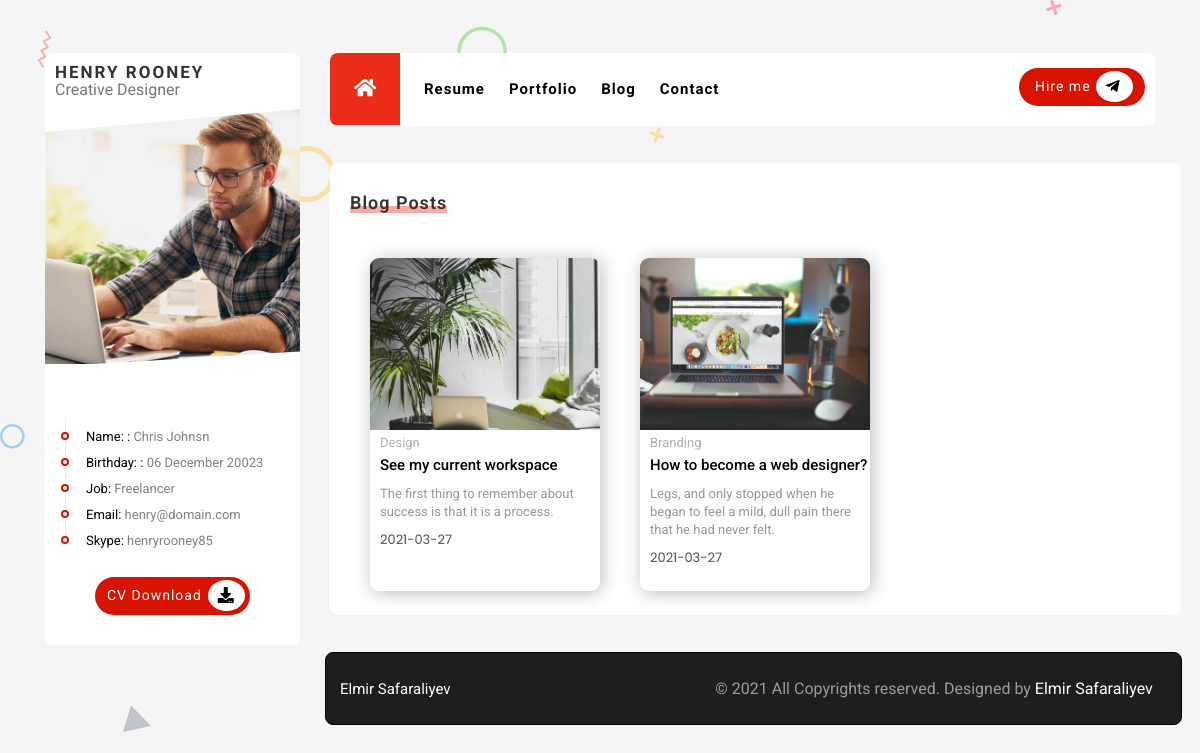
/blog, run on an earlier commit of the app's database.
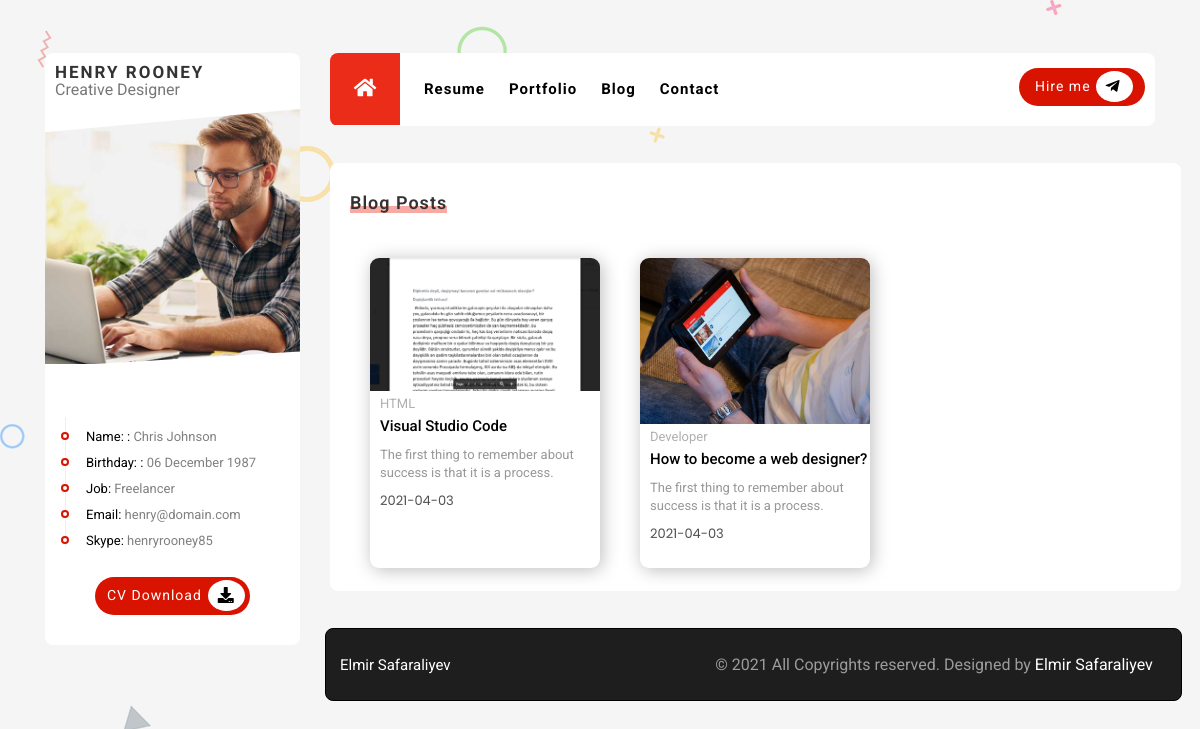
And on a later commit of the database.
### PROJECT/data.py (models this page shows)
class Profile(db.Model):
    __tablename__='Profile'
    id=db.Column(db.Integer,primary_key=True)
    infoheader=db.Column(db.String(120))
    informatio=db.Column(db.String(120))

class BlogPost(db.Model):
    __tablename__="BlogPost"
    id=db.Column(db.Integer,primary_key=True)
    url=db.Column(db.String(50))
    title=db.Column(db.String(50))
    subtitle=db.Column(db.String(50))
    img=db.Column(db.String(120))
    date=db.Column(db.Date)
    tag=db.Column(db.String(120))
    content=db.Column(db.Text)
    catagory_post=db.Column(db.Integer, db.ForeignKey('Catagory.id'))
    post_comment=db.relationship('Comments', backref='BlogPost', lazy=True)

class Catagory(db.Model):
    __tablename__="Catagory"
    id=db.Column(db.Integer,primary_key=True)
    name=db.Column(db.String(50))
    post_catagory=db.relationship('BlogPost', backref='catagory', lazy=True)

### PROJECT/mainroutes.py (the view)
@app.route('/blog')
def resume():
    blogpost=BlogPost.query.all()
    catagory=Catagory.query.all()
    profile=Profile.query.all()
    profileimg=Profileim.query.all()
    return render_template('app/blogpage.html', blogpost=blogpost, catagory=catagory, profile=profile, profileimg=profileimg)

### PROJECT/templates/app/blogpage.html (shortened to what this page needs)
{% extends "app/base.html" %}
{% block profile %}
<div class="profile">
  <div class="profile-name">
    <span class="name">
      HENRY ROONEY
    </span>
    <span class="job">
      Creative Designer
    </span>
  </div>
  <div class="profile-image">
    <img src="../../static/uploads/profile.jpg">
  </div>
  <div class="profile-info">
    <ul class="profileinfolist">
      {% for profile in profile %}
      <li class="profileinfoitem">
        <p>
          <span>{{profile.infoheader}}:</span>
          {{profile.informatio}}
        </p>
      </li>
      {% endfor %}
    </ul>
  </div>
  <div class="cvbutton">
    <div class="cvbuttonbox">
      <a class="cvdownload" href="">CV Download</a>
      <div class="downloadiconbox">
        <i class="fas fa-download dwiconbox"></i>
      </div>
    </div>
  </div>
</div>
{% endblock %}
{% block pages %}
<section class="blog" id="menu4" >
    <div class="divblog">
      <div class="blogheader">
        <span></span>
        <h1>Blog Posts</h1>
      </div>
      <div class="blogboxes">
        {% for blogpost in blogpost %}
        <a href="/blogpost/{{blogpost.url}}">
          <div class="blogbox">
            <img src="static/uploads/{{blogpost.img}}" alt="">
            <span class="blogcatagory">{{blogpost.catagory.name}}</span>
            <h1>{{blogpost.title}}</h1>
            <p>{{blogpost.subtitle}}</p>
            <span class="blogdate">{{blogpost.date}}</span>
          </div>
        </a>
        {% endfor %}
      </div>
    </div>
  </section>
{% endblock %}

### PROJECT/templates/app/base.html (shortened to what this page needs)
<!DOCTYPE html>
<html lang="en">
<head>
  <link rel="stylesheet" href="static/app/css/style.css">
  <link rel="stylesheet" href="static/app/css/grid.css">
  <link rel="stylesheet" href="static/app/css/resume.css">
  <link rel="stylesheet" href="static/app/css/contact.css">
  <link rel="stylesheet" href="static/app/css/portfolio.css">
  <link rel="stylesheet" href="static/app/css/grid2.css">
  <link rel="stylesheet" href="static/app/css/blog.css">
  <link rel="stylesheet" href="https://use.fontawesome.com/releases/v5.0.13/css/all.css"
>
  <link rel="stylesheet" href="https://cdnjs.cloudflare.com/ajax/libs/font-awesome/5.15.2/css/all.min.css">
  <link rel="stylesheet" href="https://cdnjs.cloudflare.com/ajax/libs/font-awesome/4.7.0/css/font-awesome.min.css">
  <link rel="stylesheet" href="https://cdn.jsdelivr.net/npm/bootstrap-icons@1.4.0/font/bootstrap-icons.css">
  <link rel="stylesheet" href="https://cdn.jsdelivr.net/npm/bootstrap-icons@1.4.0/font/bootstrap-icons.css">
  <link rel="stylesheet" href="https://cdnjs.cloudflare.com/ajax/libs/OwlCarousel2/2.3.4/assets/owl.carousel.min.css">
</head>
<body>
  <div class="container">
    <div class="row">
      <div class="col-3">
        {% block profile %}
        {% endblock %}
      </div>
      <div class="col-9">
        <div class="main">
          <nav>
            {% block menu %}
            <div class="row" id="menu">
              <div class="col-md-8 col-sm-8 col-xs-4" id="menumain">
                <ul class="menu-ul">
                  <li>
                    <a href="/">
                      <div class="homebutton" id="btn1">
                        <i class="fas fa-home"></i>
                      </div>
                    </a>
                  </li>
                  <li> <a class="li" id="btn2" href="/resume">Resume</a></li>
                  <li> <a class="li" id="btn3" href="/portfolio">Portfolio</a></li>
                  <li> <a class="li" id="btn4" href="/blog">Blog</a></li>
                  <li> <a class="li" id="btn5" href="/contact">Contact</a></li>
                </ul>
              </div>
              <div class="col-md-4 col-sm-4 col-xs-8 dynamic" id="social1">
                <div id="mail">
                  <div id="mailbox">
                    <a id="mailto">Hire me</a>
                    <div id="mailiconbox">
                      <i id="mailicon" class="fab fa-telegram-plane"></i>
                    </div>
                  </div>
                </div>
              </div>
            </div>
            {% endblock %}
          </nav>
        </div>
        <div class="col-12">
          {% block pages %}
          {% endblock %}
          <div class="col-12">
            <div class="footer">
              <h1>Elmir Safaraliyev</h1>
              <h2>© 2021 All Copyrights reserved. Designed by <span>Elmir Safaraliyev</span></h2>
            </div>
          </div>
        </div>
      </div>
    </div>
  </div>
</body>
</html>

### PROJECT/static/app/css/style.css (style rules this page uses)
body { background-image: url(../img/bg.png) !important; background-color: #f5f5f5 !important; font-family: 'Roboto', sans-serif !important; }
.container { height: 1000px; padding-top: 53px; padding-left: 120px; padding-right: 120px; }
.profile { width: 100%; height: auto; margin: 0px; background-color: white; border-radius: 8px; }
.profile-name { line-height: 18px; padding: 10px; position: relative; }
.name { font-size: 1.063rem; color: #333333; font-weight: 700; line-height: 18px; letter-spacing: 2px; display: block; }
.job { font-size: 0.813; color: #777777; line-height: 18px; font-weight: 400; }
.profile-image { height: auto; width: 100%; overflow: hidden; clip-path: polygon(0 9%, 100% 0, 100% 94%, 0% 100%); }
.profile-info { position: relative; top: 10px; }
.profile-image img { width: 100%; height: 100%; }
.profileinfoitem::before { content: ""; border: solid 2px #d81300; width: 8px; height: 8px; border-radius: 50px; margin-left: -25px; margin-top: 2px; background: #fff; display: block; position: absolute; }
.profileinfoitem { border-left: 1px solid #eee; padding-left: 20px; }
.profileinfolist { font-size: 13px; padding-top: 40px; padding-left: 20px; padding-right: 10px; }
.profileinfoitem p { display: inline; }
.profileinfoitem { padding-top: 13px; color: gray; }
.profileinfoitem span { color: black; }
.cvbutton { padding-top: 40px; display: flex; justify-content: center; padding-bottom: 30px; }
.cvbuttonbox { width: 155px; height: 38px; letter-spacing: 1px; background-color: #d81300; border-radius: 45px; }
.downloadiconbox { display: inline; padding-top: 6px; padding-bottom: 6px; background-color: white; border-radius: 50%; Box-sizing: border-box; }
.dwiconbox { padding: 10px; }
.cvdownload { font-size: 14px; padding-bottom: 20px; line-height: 37px; padding-left: 12px; padding-right: 6px; display: inline; float: left; color: #ffffff; text-decoration: none; font-weight: 400; }
.menu-ul li { float: left; text-align: center; position: relative; height: 100%; }
.li { display: block; color: black; text-align: center; padding-left: 24px; text-decoration: none; font-size: 15px; font-weight: 700; line-height: 73px; letter-spacing: 1px; }
#menu { margin-left: 0px; background-color: white; width: 851px; border-radius: 8px; overflow: hidden; }
#menumain { padding: 0; position: relative; }
#social1 { padding-right: 10px; display: flex; justify-content: end; }
#mail { float: left; padding-top: 15px; margin-left: 22px; display: inline; }
#mailbox { width: 126px; height: 38px; letter-spacing: 1px; background-color: #d81300; border-radius: 45px; }
#mailiconbox { display: inline; padding-left: 0px; padding-top: 6px; padding-right: 2px; padding-bottom: 6px; background-color: white; border-radius: 50%; Box-sizing: border-box; }
#mailicon { padding: 10px; }
#mailto { font-size: 14px; padding-bottom: 20px; line-height: 37px; padding-left: 16px; padding-right: 5px; display: inline; float: left; color: #ffffff; text-decoration: none; font-weight: 400; }
.homebutton { background-color: #d81300; width: 70px; height: 72px; padding-top: 35%; font-size: 20px; }
.homebutton, .homebutton-r i { color: white; }
.homebutton, .homebutton-r:hover { background-color: #ea2c19; cursor: pointer; }
.blogboxes a { margin-bottom: 30px; }
.footer { margin-top: 37px; margin-bottom: 100px; width: 112%; height: 73px; border: thin solid black; padding: 0; margin-left: -35px; border-radius: 8px; background-color: #1e1e1e; }
.footer h1,h2 { color: #ffffff; }
.footer h1 { display: inline; position: relative; top: 28px; left: 14px; font-size: 0.938rem; }
.footer h2 { text-align: right; padding-top: 12px; padding-right: 28px; color: #9c9c9c; }
.footer h2 span { color: white; }

### PROJECT/static/app/css/grid2.css (style rules this page uses)
.col-3 { width: 25%; }
@media screen and (max-width: 1200px) { #menu { width: 100%; } }
@media screen and (max-width: 1200px) { .blog { width: 107%; } }
@media screen and (max-width: 1200px) { #mail { margin-left: 60px; } }

### PROJECT/templates/app/blogpage.html (style rules this page uses)
* { text-decoration: none; }

What changed in the data, as far as the page shows it:
changed Profile "Name:": informatio "Chris Johnsn" → "Chris Johnson"
changed Profile "Birthday:": informatio "06 December 20023" → "06 December 1987"
changed BlogPost: img: a different picture; catagory.name "Design" → "HTML"; title "See my current workspace" → "Visual Studio Code"; date "2021-03-27" → "2021-04-03"
changed BlogPost "How to become a web designer?": img: a different picture; catagory.name "Branding" → "Developer"; subtitle "Legs, and only stopped when he began to feel a mild, dull pain there that he had never felt." → "The first thing to remember about success is that it is a process."; date "2021-03-27" → "2021-04-03"
